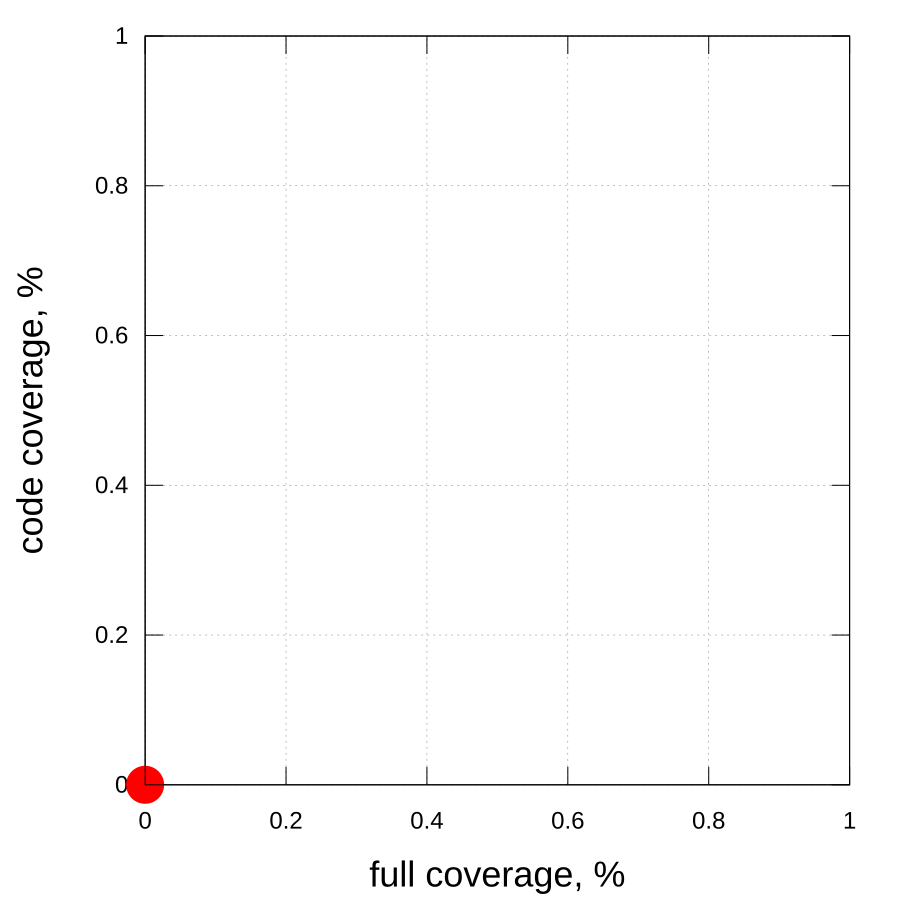

Generate this figure with gnuplot:
set terminal svg size 900,900 dynamic enhanced font "Arial,24"
set output "/home/runner/work/coverage-talk/coverage-talk/target/generated-slides/images/coverage-plot-01.svg"

set xlabel "full coverage, %" font ",36"
set ylabel "code coverage, %" font ",36"

set xrange [0:1]
set yrange [0:1]

set grid
set key off

$Data << EOD
0 0
EOD

plot $Data using 1:2 with linespoints \
    linecolor rgb "red" linewidth 6 \
    pointtype 7 pointsize 2
